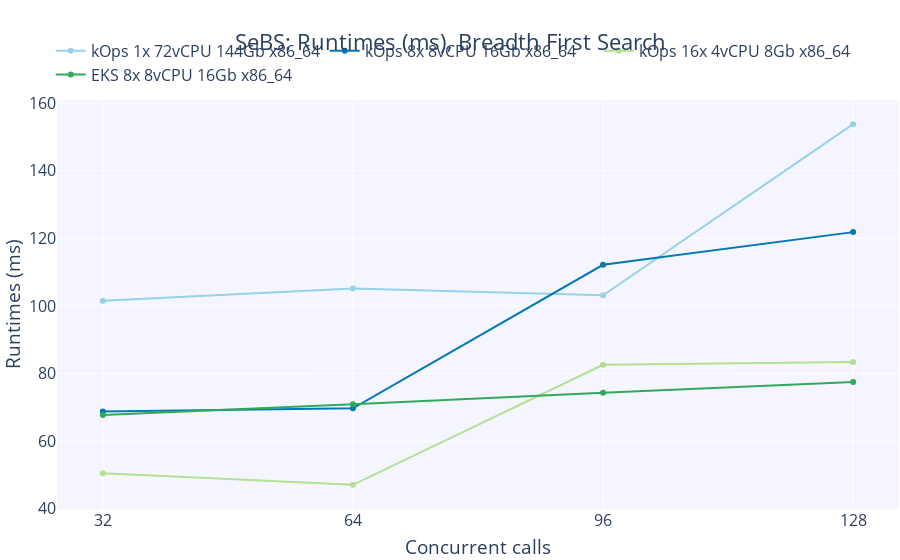

Source (notebook cell):
### Code cell
fig = go.Figure()

# Add figure title
fig.update_layout(
    legend=dict(
        orientation="h",
        yanchor="bottom",
        y=1.02,
        xanchor="center",
        x=0.47
    ),
    margin=dict(
        # t=1,
        b=1,
        l=1,
        r=1,
        autoexpand=True
    ),
    font=dict(
        size=16
    ),
    title = dict(
        text = "SeBS: Runtimes (ms), Breadth First Search",
        x = 0.5,
        xanchor = 'center'
    ),
    xaxis = dict(
        tickmode = 'array',
        tickvals = concurrent_calls
    ),
    xaxis_title_text='Concurrent calls',
    yaxis_title_text='Runtimes (ms)',
    plot_bgcolor=bgColor
)

for i, k in enumerate(clusters):
    fig.add_trace(
        go.Scatter(
            x = concurrent_calls,
            y = [sebs_df[k]['bfs'][c]['runtime'].mean() for c in concurrent_calls], 
            name = k,
            marker_color=colorPallet[i]
        )
    )
    
fig.show()

### Figure 1 — Plotly figure (JSON) as saved in the notebook; plotly's stock layout.template omitted (floating-point values rounded to 4 significant figures)
{"data": [{"marker": {"color": "rgba(151, 209, 233, 255)"}, "name": "kOps 1x 72vCPU 144Gb x86_64", "type": "scatter", "x": [32, 64, 96, 128], "y": [101.6, 105.2, 103.2, 153.8]}, {"marker": {"color": "rgba(0, 120, 179, 255)"}, "name": "kOps 8x 8vCPU 16Gb x86_64", "type": "scatter", "x": [32, 64, 96, 128], "y": [68.79, 69.72, 112.2, 121.9]}, {"marker": {"color": "rgba(179, 223, 146, 255)"}, "name": "kOps 16x 4vCPU 8Gb x86_64", "type": "scatter", "x": [32, 64, 96, 128], "y": [50.52, 47.11, 82.6, 83.43]}, {"marker": {"color": "rgba(49, 169, 90, 255)"}, "name": "EKS 8x 8vCPU 16Gb x86_64", "type": "scatter", "x": [32, 64, 96, 128], "y": [67.77, 70.92, 74.34, 77.52]}], "layout": {"font": {"size": 16}, "legend": {"orientation": "h", "x": 0.47, "xanchor": "center", "y": 1.02, "yanchor": "bottom"}, "margin": {"autoexpand": true, "b": 1, "l": 1, "r": 1}, "plot_bgcolor": "rgba(245,245,255,255)", "title": {"text": "SeBS: Runtimes (ms), Breadth First Search", "x": 0.5, "xanchor": "center"}, "xaxis": {"autorange": true, "range": [25.96, 134.0], "tickmode": "array", "tickvals": [32, 64, 96, 128], "title": {"text": "Concurrent calls"}, "type": "linear"}, "yaxis": {"autorange": true, "range": [39.49, 161.4], "title": {"text": "Runtimes (ms)"}, "type": "linear"}}}
